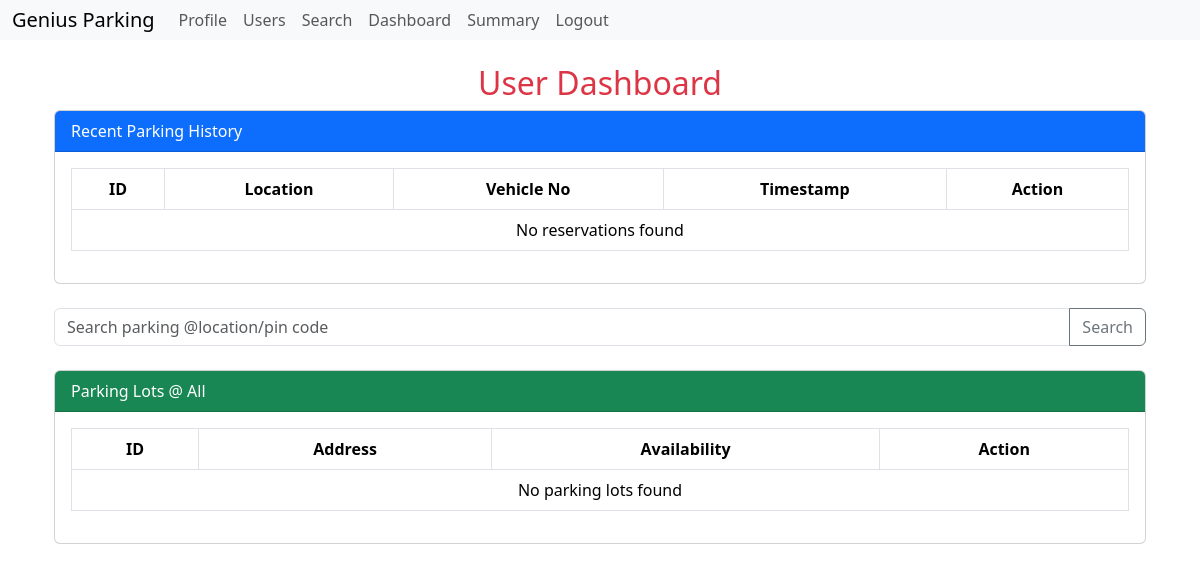
The app's page /user_dashboard (signed in), older data.
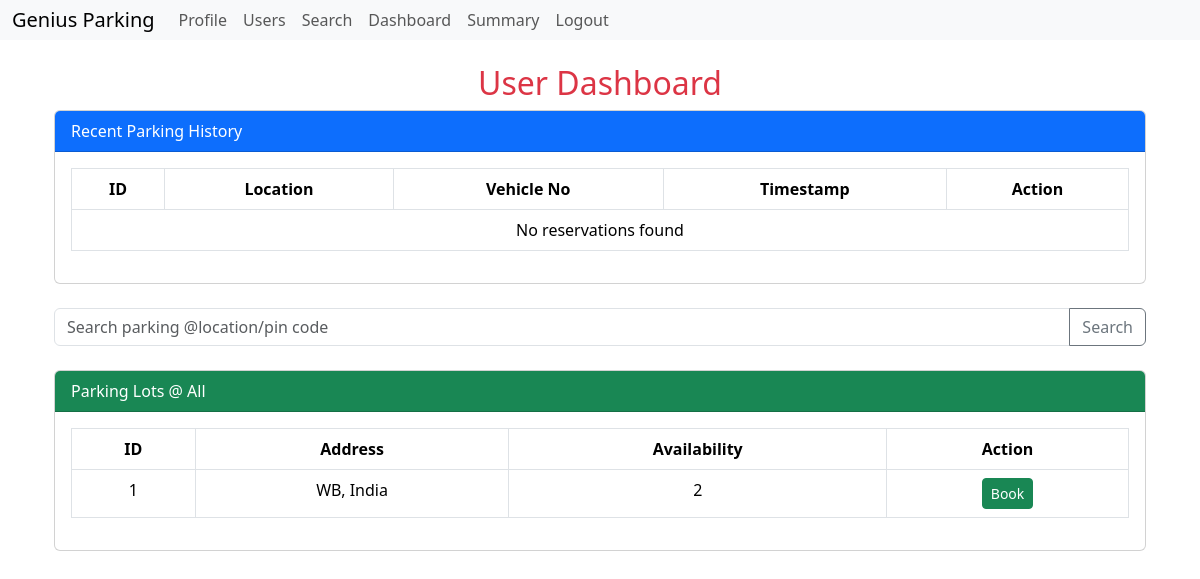
The same page, newer data.
### models.py (models this page shows, shortened)
class Parking_Lot(db.Model):
    __tablename__ = 'parking_lot'
    id = db.Column(db.Integer, primary_key=True)
    prime_location_name = db.Column(db.String(100), nullable=False)
    price = db.Column(db.Float, nullable=False)
    address = db.Column(db.String(255), nullable=False)
    pincode = db.Column(db.String(10), nullable=False)
    maximum_number_of_spots = db.Column(db.Integer, nullable=False)
    user_id = db.Column(db.Integer, db.ForeignKey('user.id'), nullable=False)
    parking_spot = db.relationship('Parking_Spot', back_populates='parking_lot', lazy=True)
    @property
    def available(self):
        return sum(1 for spot in self.parking_spot if spot.status == 'A')

class Parking_Spot(db.Model):
    __tablename__ = 'parking_spot'
    id = db.Column(db.Integer, primary_key=True)
    lot_id = db.Column(db.Integer, db.ForeignKey('parking_lot.id'), nullable=False)
    status = db.Column(db.String(1), nullable=False, default='A')  ## 'A'-Available/'O'-Occupied
    parking_lot = db.relationship('Parking_Lot', back_populates='parking_spot', lazy=True)

### routes.py (the view)
@app.route('/user_dashboard', methods=['GET', 'POST'])
@auth_checker
def user_dashboard():
    if 'user_id' not in session:
        return redirect(url_for('login'))
    user_id = session['user_id']
    search_query = request.args.get('prime_location_name', '').strip()
    history = Reserve_Parking_Spot.query.filter_by(user_id=user_id).order_by(
        Reserve_Parking_Spot.parking_timestamp.desc()
    ).all()
    if search_query:
        parking_lot = Parking_Lot.query.filter(
            (Parking_Lot.prime_location_name.ilike(f"%{search_query}%")) |
            (Parking_Lot.pincode.ilike(f"%{search_query}%"))
        ).all()
    else:
        parking_lot = Parking_Lot.query.all()
    user = User.query.get(user_id)
    return render_template(
        'user_dashboard.html',
        user=user,
        history=history,
        parking_lot=parking_lot,
        search_query=search_query
    )

### app.py (called while the page is built)
@app.context_processor
def inject_now():
    return {'now': lambda: datetime.now().strftime("%Y-%m-%d %H:%M:%S")}

### routes.py (called while the page is built)
def auth_checker(func):
    @wraps(func)
    def core(*args, **kwargs):
        if 'user_id' not in session:
            flash('Please login first!', 'danger')
            return redirect(url_for('login'))
        return func(*args, **kwargs)
    return core

### templates/user_dashboard.html
{% extends "layout.html" %}
{% block content %}
<div class="container mt-4">
    <h2 class="text-center text-danger">User Dashboard</h2>
    <div class="card mb-4">
        <div class="card-header bg-primary text-white">Recent Parking History</div>
        <div class="card-body">
            <table class="table table-bordered text-center">
                <thead class="thead-dark">
                    <tr>
                        <th>ID</th>
                        <th>Location</th>
                        <th>Vehicle No</th>
                        <th>Timestamp</th>
                        <th>Action</th>
                    </tr>
                </thead>
                <tbody>
                    {% for res in history %}
                    <tr>
                        <td>{{ res.id }}</td>
                        <td>{{ res.parking_lot.address }}</td>
                        <td>{{ res.vehicle_no }}</td>
                        <td>{{ res.parking_timestamp.strftime("%Y-%m-%d %H:%M") }}</td>
                        <td>
                            {% if not res.leaving_timestamp %}
                                <a href="{{ url_for('release_parking', reservation_id=res.id) }}" class="btn btn-danger btn-sm">Release</a>
                            {% else %}
                                <span class="badge bg-success">Parked Out</span>
                            {% endif %}
                        </td>
                    </tr>
                    {% else %}
                    <tr><td colspan="5">No reservations found</td></tr>
                    {% endfor %}
                </tbody>
            </table>
        </div>
    </div>
    <form method="GET" action="{{ url_for('user_dashboard') }}" class="mb-4">
        <div class="input-group">
            <input type="text" name="prime_location_name" class="form-control" placeholder="Search parking @location/pin code" value="{{ search_query }}">
            <button class="btn btn-outline-secondary" type="submit">Search</button>
        </div>
    </form>
    <div class="card">
        <div class="card-header bg-success text-white">
            Parking Lots @ {{ search_query if search_query else 'All' }}
        </div>
        <div class="card-body">
            <table class="table table-bordered text-center">
                <thead class="thead-light">
                    <tr>
                        <th>ID</th>
                        <th>Address</th>
                        <th>Availability</th>
                        <th>Action</th>
                    </tr>
                </thead>
                <tbody>
                    {% for lot in parking_lot %}
                    <tr>
                        <td>{{ lot.id }}</td>
                        <td>{{ lot.address }}</td>
                        <td>{{ lot.available }}</td>
                        <td>
                        {% if lot.available == 0 %}
                            <button class="btn btn-secondary btn-sm" disabled>Full</button>
                        {% else %}
                            <a href="{{ url_for('reserve_parking', lot_id=lot.id) }}" class="btn btn-success btn-sm">Book</a>
                        {% endif %}
                        </td>
                    </tr>
                    {% else %}
                    <tr><td colspan="4">No parking lots found</td></tr>
                    {% endfor %}
                </tbody>
            </table>
        </div>
    </div>
</div>
{% endblock %}

Row changes from the older to the newer data that the page shows:
added Parking_Lot: id "1", address "WB, India", available "2"
Text that changed along with them:
text no longer shown: "No parking lots found"
